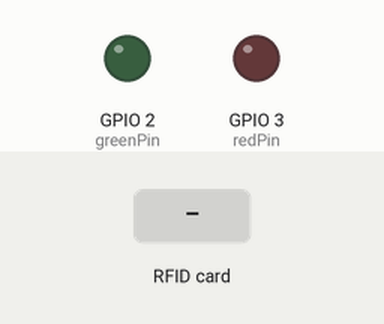
A sketch run on a simulated ESP32. Shown: output pins drawn as LEDs (lit = HIGH). The inputs (shaded band) are chosen by the test bench. WiFi joins after 1.5 s; servers stay silent unless stated; uploads are accepted with an empty reply; what the sketch prints to the serial monitor is not drawn.

Above: at 2.7 s.
2.8 s: RFID card 5E 7A 19 C4 held to the reader
At 3.2 s:
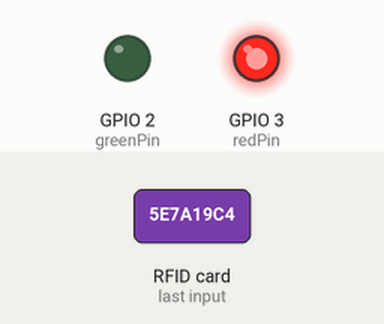
Timing chart, 0 to 8.3 s (numbered marks = the images above; inputs shaded):
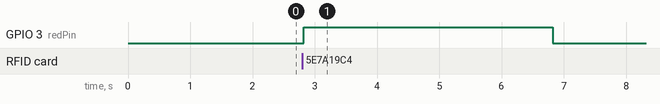

The sketch:

sketch_nov23a.ino
```cpp
// (licence header left out)
#include <WiFi.h>
#include <HTTPClient.h>
#include <WiFiClientSecure.h>
#include <Arduino_JSON.h>
#include <SPI.h>
#include <MFRC522.h>

#define RST_PIN         D3          // Configurable, see typical pin layout above
#define SS_PIN          D5         // Configurable, see typical pin layout above
#define redPin       D2
#define greenPin     D1

MFRC522 mfrc522(SS_PIN, RST_PIN);  // Create MFRC522 instance
JSONVar keys = "";

const char* ssid = "YOUR_SSID";
const char* password = "YOUR_PASSWORD";

//Your IP address or domain name with URL path
const char* serverName = "https://YOUR_IPADRESS/esp32-action.php?action=authorized_uid";

// Update interval time set to 5 seconds
const long interval = 5000;
unsigned long previousMillis = 0;

String auid;
int badgegood = 0;

void setup() {
  Serial.begin(115200);

  pinMode(D2,OUTPUT);
  // digitalWrite(D2,HIGH);
  pinMode(D1,OUTPUT);
  // digitalWrite(D1,LOW);

  while (!Serial);        // Do nothing if no serial port is opened (added for Arduinos based on ATMEGA32U4)
    SPI.begin();            // Init SPI bus
    mfrc522.PCD_Init();        // Init MFRC522
    delay(4);                // Optional delay. Some board do need more time after init to be ready, see Readme
    mfrc522.PCD_DumpVersionToSerial();    // Show details of PCD - MFRC522 Card Reader details
    Serial.println(F("Scan PICC to see UID, SAK, type, and data blocks..."));

  WiFi.begin(ssid, password);
  Serial.println("Connecting");
  while(WiFi.status() != WL_CONNECTED) {
    delay(500);
    Serial.print(".");
  }
  Serial.println("");
  Serial.print("Connected to WiFi network with IP Address: ");
  Serial.println(WiFi.localIP());
}

void loop() {
  unsigned long currentMillis = millis();

  if(currentMillis - previousMillis >= interval) {
     // Check WiFi connection status
    if(WiFi.status()== WL_CONNECTED ){
      auid = httpGETRequest(serverName);
      Serial.println(auid);
      JSONVar myObject = JSON.parse(auid);
      // Serial.println(myObject);
      // JSON.typeof(jsonVar) can be used to get the type of the var
      if (JSON.typeof(myObject) == "undefined") {
        Serial.println("Parsing input failed!");
        return;
      }

      Serial.print("JSON object = ");
      Serial.println(myObject);

      // myObject.keys() can be used to get an array of all the keys in the object
      keys = myObject;

      for (int i = 0; i < keys.length(); i++) {
          JSONVar value = keys[i];
          Serial.println(value);
      }

      // save the last HTTP GET Request
      previousMillis = currentMillis;
    }
    else {
      Serial.println("WiFi Disconnected");
    }
  }
  // Reset the loop if no new card present on the sensor/reader. This saves the entire process when idle.
  if (!mfrc522.PICC_IsNewCardPresent()) {
      return;
  }


  // Select one of the cards
  if (!mfrc522.PICC_ReadCardSerial()) {
      return;
  }


  // Get the UID
  String uid = "";
  for (byte i = 0; i < mfrc522.uid.size; ++i) {
      uid += String(mfrc522.uid.uidByte[i], HEX);
  }
  Serial.print("Le UID est: ");
  Serial.println(uid);
  for (int i = 0; i < keys.length(); i++) {
    // const char* uidverif = "";
    JSONVar value = keys[i];
    String uidverif = value;
    // supprimerPremierEtDernierCaractere(String &maChaine)
    // Serial.println(uidverif);
    // Compare the UID with the known value
    if (uid == uidverif) { // Remplacez cette valeur par l'UID attendu
        // Accès autorisé
        // Serial.print(keys.length());
        digitalWrite(greenPin, HIGH); // Allumer la LED verte
        digitalWrite(redPin, LOW);     // Éteindre la LED rouge
        Serial.println("Accès autorisé");
        badgegood = 1;
        Serial.println(badgegood);
        delay(4000);
        digitalWrite(greenPin, LOW);  // Éteindre la LED verte
        digitalWrite(redPin, LOW);   // Allumer la LED rouge
    }
  }
  Serial.println(badgegood);
  if (badgegood == 0){
    // Accès refusé
    digitalWrite(greenPin, LOW); // Allumer la LED verte
    digitalWrite(redPin, HIGH);     // Éteindre la LED rouge
    Serial.println("Accès refusé, badge inconnu");
    delay(4000);
    digitalWrite(greenPin, LOW);  // Éteindre la LED verte
    digitalWrite(redPin, LOW);   // Allumer la LED rouge
  }
  badgegood = 0;

  // Attendre un peu avant de vérifier à nouveau (ajustez selon vos besoins)
    // delay(1000);

    // Afficher les détails de la carte
    //mfrc522.PICC_DumpToSerial(&(mfrc522.uid));
}

// Fonction pour supprimer le premier et le dernier caractère d'une variable de type String
void supprimerPremierEtDernierCaractere(String &maChaine) {
  maChaine = maChaine.substring(1, maChaine.length() - 1);
}

String httpGETRequest(const char* serverName) {
  WiFiClientSecure *client = new WiFiClientSecure;

  // set secure client without certificate
  client->setInsecure();
  HTTPClient https;

  // Your IP address with path or Domain name with URL path
  https.begin(*client, serverName);

  // Send HTTP POST request
  int httpResponseCode = https.GET();

  String payload = "{}";

  if (httpResponseCode>0) {
    Serial.print("HTTP Response code: ");
    Serial.println(httpResponseCode);
    payload = https.getString();
  }
  else {
    Serial.print("Error code: ");
    Serial.println(httpResponseCode);
  }
  // Free resources
  https.end();

  return payload;
}
```

Measured:
- after the input at 2.8 s, GPIO 3 (redPin): LOW → HIGH at once, → LOW 4.0 s later
